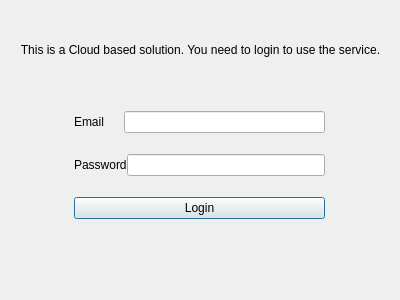
<?xml version="1.0" encoding="UTF-8"?>
<ui version="4.0">
 <class>CloudDialog</class>
 <widget class="QDialog" name="CloudDialog">
  <property name="geometry">
   <rect>
    <x>0</x>
    <y>0</y>
    <width>400</width>
    <height>300</height>
   </rect>
  </property>
  <property name="windowTitle">
   <string>Dialog</string>
  </property>
  <widget class="QLabel" name="label">
   <property name="geometry">
    <rect>
     <x>20</x>
     <y>40</y>
     <width>361</width>
     <height>20</height>
    </rect>
   </property>
   <property name="text">
    <string>This is a Cloud based solution. You need to login to use the service.</string>
   </property>
   <property name="alignment">
    <set>Qt::AlignCenter</set>
   </property>
  </widget>
  <widget class="QWidget" name="verticalLayoutWidget">
   <property name="geometry">
    <rect>
     <x>74</x>
     <y>90</y>
     <width>251</width>
     <height>151</height>
    </rect>
   </property>
   <layout class="QVBoxLayout" name="verticalLayout">
    <property name="spacing">
     <number>0</number>
    </property>
    <property name="sizeConstraint">
     <enum>QLayout::SetDefaultConstraint</enum>
    </property>
    <property name="topMargin">
     <number>0</number>
    </property>
    <item>
     <layout class="QHBoxLayout" name="horizontalLayout">
      <item>
       <widget class="QLabel" name="label_3">
        <property name="minimumSize">
         <size>
          <width>50</width>
          <height>0</height>
         </size>
        </property>
        <property name="text">
         <string>Email</string>
        </property>
       </widget>
      </item>
      <item>
       <widget class="QLineEdit" name="m_pEmailLineEdit"/>
      </item>
     </layout>
    </item>
    <item>
     <layout class="QHBoxLayout" name="horizontalLayout_2">
      <item>
       <widget class="QLabel" name="label_5">
        <property name="minimumSize">
         <size>
          <width>50</width>
          <height>0</height>
         </size>
        </property>
        <property name="text">
         <string>Password</string>
        </property>
       </widget>
      </item>
      <item>
       <widget class="QLineEdit" name="m_pPasswordLineEdit"/>
      </item>
     </layout>
    </item>
    <item>
     <widget class="QPushButton" name="m_pLoginButton">
      <property name="text">
       <string>Login</string>
      </property>
     </widget>
    </item>
   </layout>
  </widget>
 </widget>
 <resources/>
 <connections/>
</ui>
